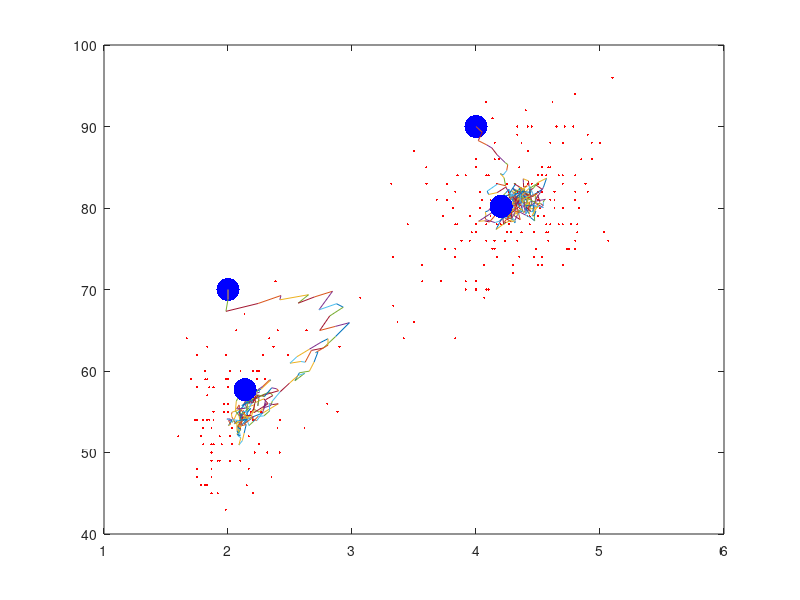

The MATLAB script that drew this image:
data  = csvread ('faithful.csv');
data = data(2:end,2:end);
figure(1);
w = zeros(2,2);

w(1,:) = [ 2 70];
w(2,:) = [ 4 90 ];
wtemp = w;
plot(data(:,1), data(:,2),'ro.', 'markersize', 5);
hold on;
plot (w(:,1),w(:,2), 'bo.','markersize', 50);

euclidian_distance = zeros(length(data), size(w,2));

for (i=1:length(data))

end;

nu = 0.1;

for (j=1:length(data)+300)	
	i =randi(length(data));
	euclidian_distance(i,1) =  sqrt( (w(1,1) - data(i,1))^2 + (w(1,2) - data(i,2))^2);
	euclidian_distance(i,2) =  sqrt( (w(2,1) - data(i,1))^2 + (w(2,2) - data(i,2))^2);
	
	[a b] = find(euclidian_distance(i,:) == min(euclidian_distance(i,:)));
	w(b,:) = w(b,:) + nu*(data(i,:) - w(b,:));
	%plot (w(:,1),w(:,2), 'bo.','markersize', 50);
	plot ([ wtemp(1,1); w(1,1)],[ wtemp(1,2); w(1,2)]);
	plot ([ wtemp(2,1); w(2,1)],[ wtemp(2,2); w(2,2)]);
	%plot ([ wtemp(:,1); w(:,1)],[ wtemp(:,2); w(:,2)]);
	wtemp = w;
	%pause
end;
plot (w(:,1),w(:,2), 'bo.','markersize', 50);
hold off;
